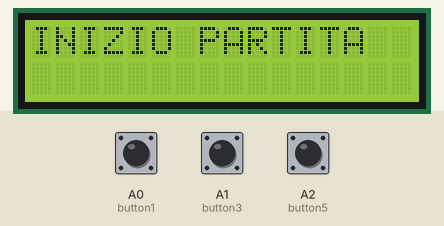
Recording of a sketch running on a simulated Arduino Uno, built with avr-gcc and run on an emulated ATmega328P. On the bench: 16×2 character LCD. The inputs (shaded band) are chosen by the test bench; at power-on: A1 (button3) HIGH, A2 (button5) HIGH, A0 (button1) HIGH. Random numbers use the default seed unless the sketch sets one; what the sketch prints to the serial monitor is not drawn.

Above: at 5.9 s.
6.0 s: A1 (button3) pulled LOW for 1 s
At 7.9 s:
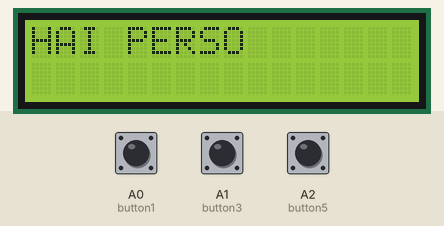
13.0 s: A1 (button3) pulled LOW for 3.2 s
At 17.1 s:
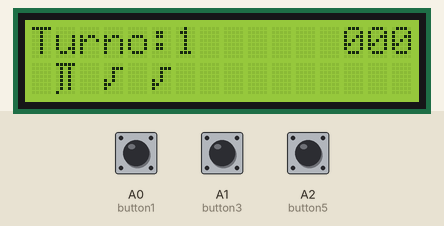
17.7 s: A2 (button5) pulled LOW for 0.2 s
At 18.0 s:
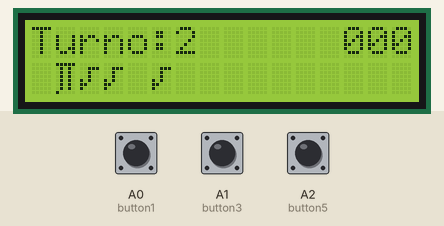
19.4 s: A0 (button1) pulled LOW for 0.2 s
At 20.7 s:
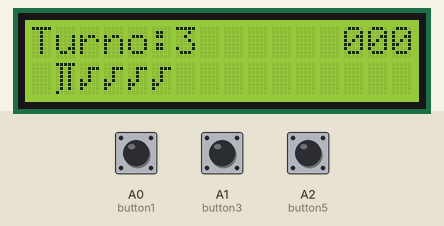
Timing chart, 0 to 22.1 s (numbered marks = the images above; inputs shaded):
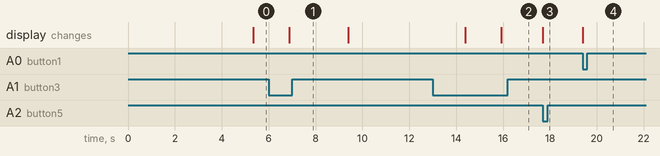

The sketch:

caccia_phy.ino
```cpp
#include <LiquidCrystal.h>
LiquidCrystal lcd(9,8,7,6,5,4);
int button1 = A0;
int button2 = A0;
int button3 = A1;
int button4 = A1;
int button5 = A2;
int punti = 0;
int turni = 1;
int vite = 3;
byte Vite[8] =
{B00000, B01010, B11111, B11111, B11111, B01110, B00100, B00000};
byte PiGreco[8] =
{B11111, B01010, B01010, B01010, B01010, B01010, B01010, B10000};
byte Nemico[8] = {
  B00000,
  B00111,
  B00100,
  B00100,
  B10100,
  B11000,
  B10000,
  B00000
};

void setup() {
  Serial.begin(9600);
  pinMode(button1, INPUT);
  pinMode(button2, INPUT);
  pinMode(button3, INPUT);
  pinMode(button4, INPUT);
  pinMode(button5, INPUT);
  lcd.createChar(0, Vite);
  lcd.createChar(1, PiGreco);
  lcd.createChar(2, Nemico);
  lcd.begin(16, 2);
  randomSeed(analogRead(0));
  istruzioni();
}
void istruzioni(){
  Serial.println("BENVENUTO IN CACCIA AL PIGRECO");
  Serial.println("------------ISTRUZIONI-----------");
  Serial.println("-premere il pulsante corrispondente al simbolo pigreco per prendere un punto");
  Serial.println("-premere il pulsante corrispondente al nulla od ad un simbolo diverso dal pigreco togliera una vita");
  Serial.println("-ti saranno date 3 vite e perderai se arrivi a 0");
  Serial.println("-vincerai se prenderai almeno 15 punti");
}
void turno(){
  lcd.setCursor(0,0);
  lcd.print("INIZIO PARTITA");
  delay(1500);
  lcd.clear();
  while (vite > 0 && punti != 15){
  int nemico = random(1,6);
  int alleato = random(1,6);
  lcd.setCursor(0,0);
  lcd.print("Turno:" + String(turni));
  lcd.setCursor(13,0);
  stampavite();
  if(alleato == nemico){
    if(alleato == 1){
    nemico+=1;
    }
    else if(alleato == 5){
    nemico-=1;
    }
    else{
    nemico+=1;
    }
    if(!posizione(nemico, alleato)){
    vite--;
    }
    else{
    punti++;
    turni++;
    }
   }
  }
}
void stampavite(){
  if (vite == 3){
    lcd.setCursor(13,0);
    lcd.print(byte(0));
    lcd.setCursor(14,0);
    lcd.print(byte(0));
    lcd.setCursor(15,0);
    lcd.print(byte(0));
  }
    if (vite == 2){
    lcd.setCursor(14,0);
    lcd.print(byte(0));
    lcd.setCursor(15,0);
    lcd.print(byte(0));
  }
    if (vite == 1){
    lcd.setCursor(15,0);
    lcd.print(byte(0));
  }
}
bool posizione(int n, int a){
  lcd.setCursor(n,1);
  lcd.write(byte(2));
  lcd.setCursor(1,a);
  lcd.write(byte(1));
  while(digitalRead(button1) == LOW && digitalRead(button2) == LOW && digitalRead(button3) == LOW && digitalRead(button4) == LOW && digitalRead(button5) == LOW){}
  if(n == 1){
    if(digitalRead(button1)==HIGH){
      while(digitalRead(button1)==HIGH);
      return true;
    }
    else{
      return false;
    }
  }
    if(n == 2){
    if(digitalRead(button2) == HIGH){
      while(digitalRead(button2)==HIGH);
      return true;
    }
    else{
      return false;
    }
  }
    if(n == 3){
    if(digitalRead(button3) == HIGH){
      while(digitalRead(button3)==HIGH);
      return true;
    }
    else{
      return false;
    }
  }
    if(n == 4){
    if(digitalRead(button4) == HIGH){
      while(digitalRead(button4)==HIGH);
      return true;
    }
    else{
      return false;
    }
  }
    if(n == 5){
    if(digitalRead(button5) == HIGH){
      while(digitalRead(button5)==HIGH);
      return true;
    }
    else{
      return false;
    }
  }
}
void rigioca(){
 lcd.clear();
 lcd.print("rigiocare?");
 lcd.setCursor(7,1);
 lcd.print("Y");
 vite = 3;
 turni = 1;
 punti = 0;
 while(digitalRead(button3) == LOW);
}
void loop() {
  // put your main code here, to run repeatedly:
delay(5000);
turno();
if (vite == 0){
  lcd.clear();
  lcd.print("HAI PERSO");
  delay(2500);
}
if(punti == 15)
  {
  lcd.print("HAI VINTO");
  delay(2500);
  }
rigioca();
}
```

Measured:
- after the input at 17.7 s, the display: changes at once (image 3)
- after the input at 19.4 s, the display: changes at once (image 4)
